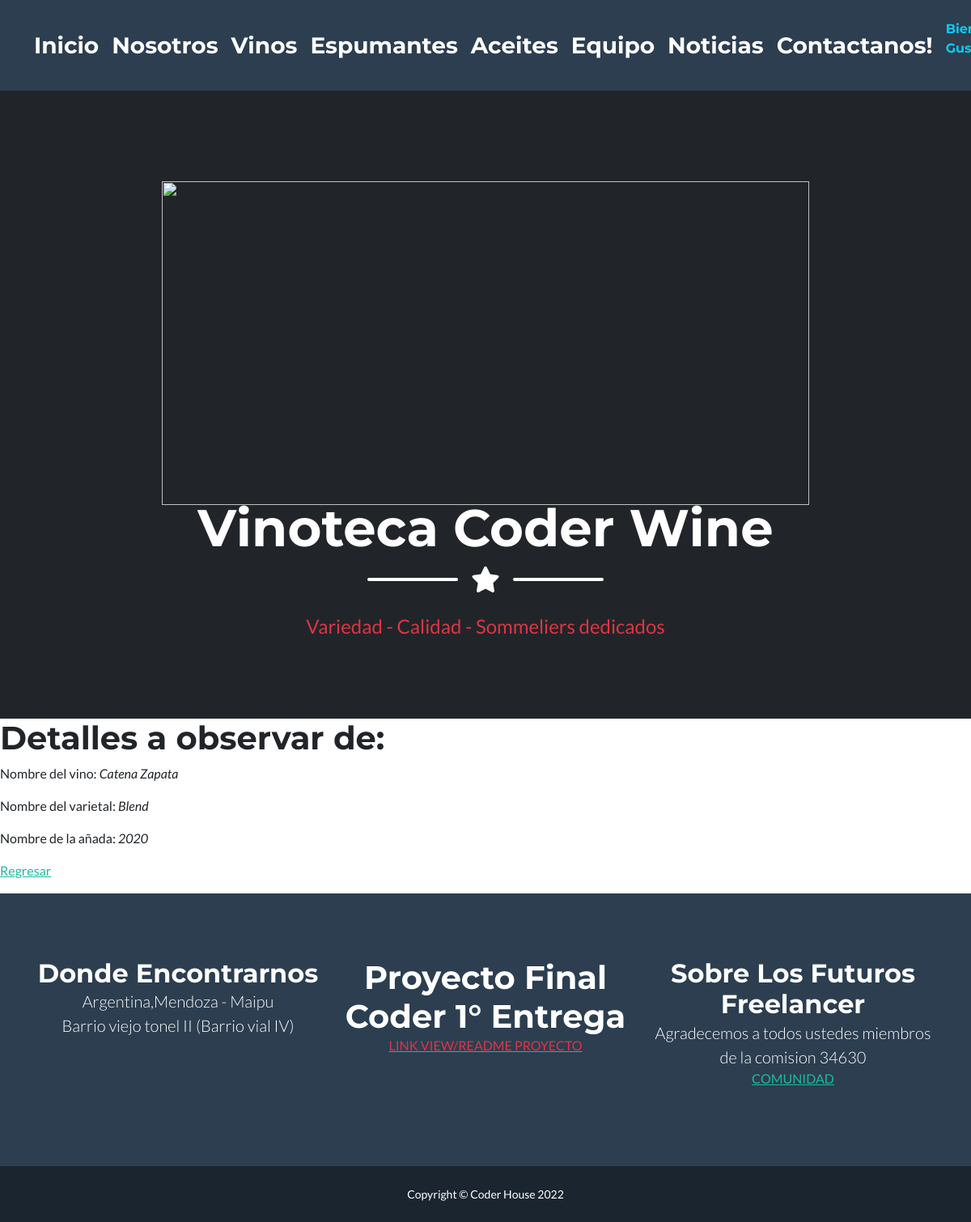
Before: /app-coder/vinoDetail/5 (signed in) with the older database file.
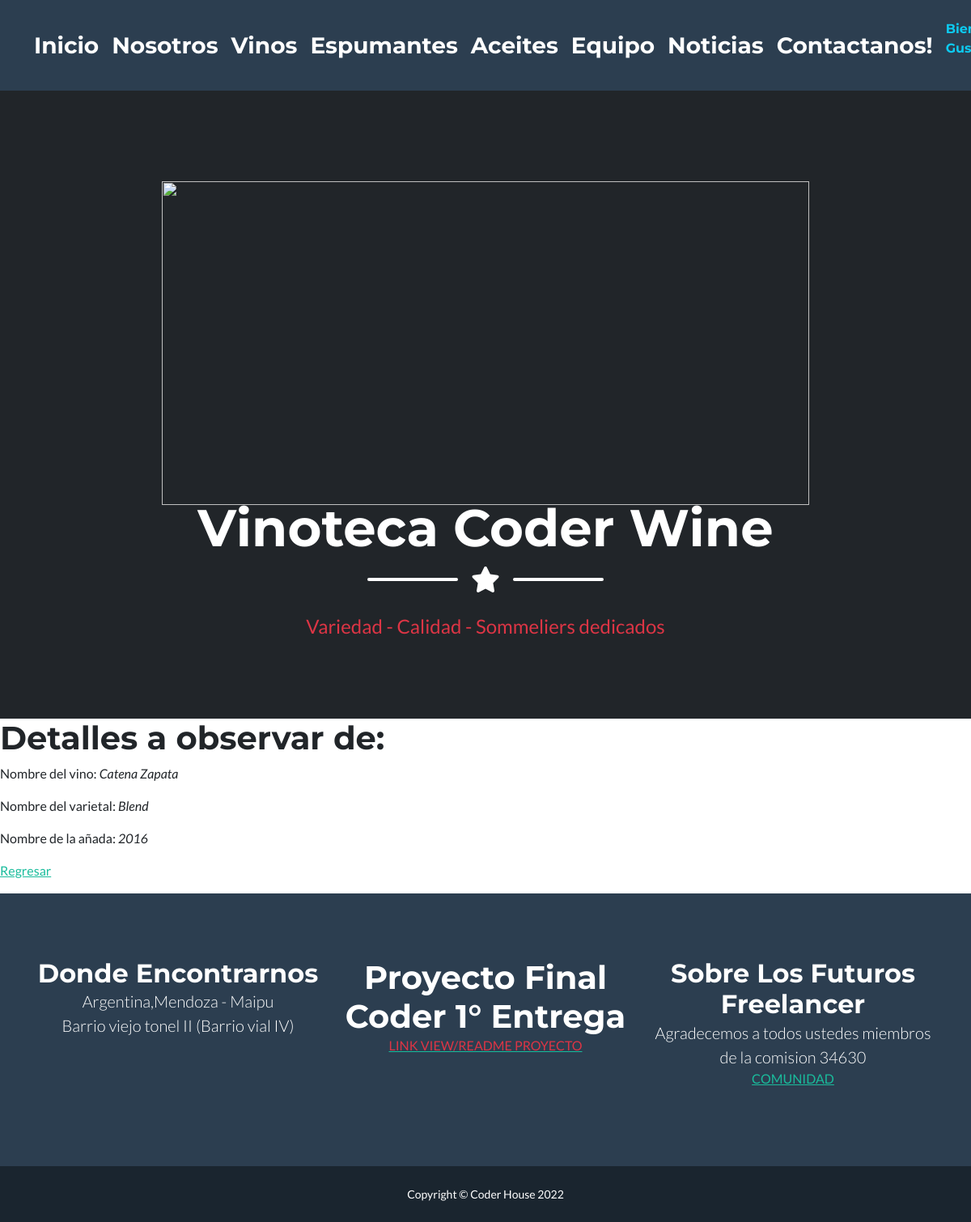
After: the same page with the newer database file.
### AppCoder/models.py (models this page shows, shortened)
class Vino(models.Model):
    nombre = models.CharField(max_length=50)
    varietal = models.CharField(max_length=50)
    añada = models.IntegerField()
    class Meta:
        verbose_name= 'Mis Vino'
        ordering = ['nombre', 'varietal','añada',]
        unique_together = ['nombre', 'varietal','añada',]

### AppCoder/views.py (the view)
# urls.py: path('vinoDetail/<pk>', VinoDetail.as_view(), name="VinoDetail"),
class VinoDetail(LoginRequiredMixin, DetailView):
    model = Vino
    template_name = "vino-detail.html"

### AppCoder/templates/vino-detail.html
{% extends 'padre.html' %}
{% load static %}
{% block contenidoQueCambia %}
   <h1>Detalles a observar de:</h1>
   <p>Nombre del vino: <i>{{vino.nombre}}</i></p>
   <p>Nombre del varietal: <i>{{vino.varietal}}</i></p>
   <p>Nombre de la añada: <i>{{vino.añada}}</i></p>
   <p>
    <a href="{% url 'VinoList' %}">Regresar</a>
   </p>
{% endblock contenidoQueCambia %}

Changed rows visible on the page:
changed Vino "Catena Zapata": añada "2020" → "2016"
